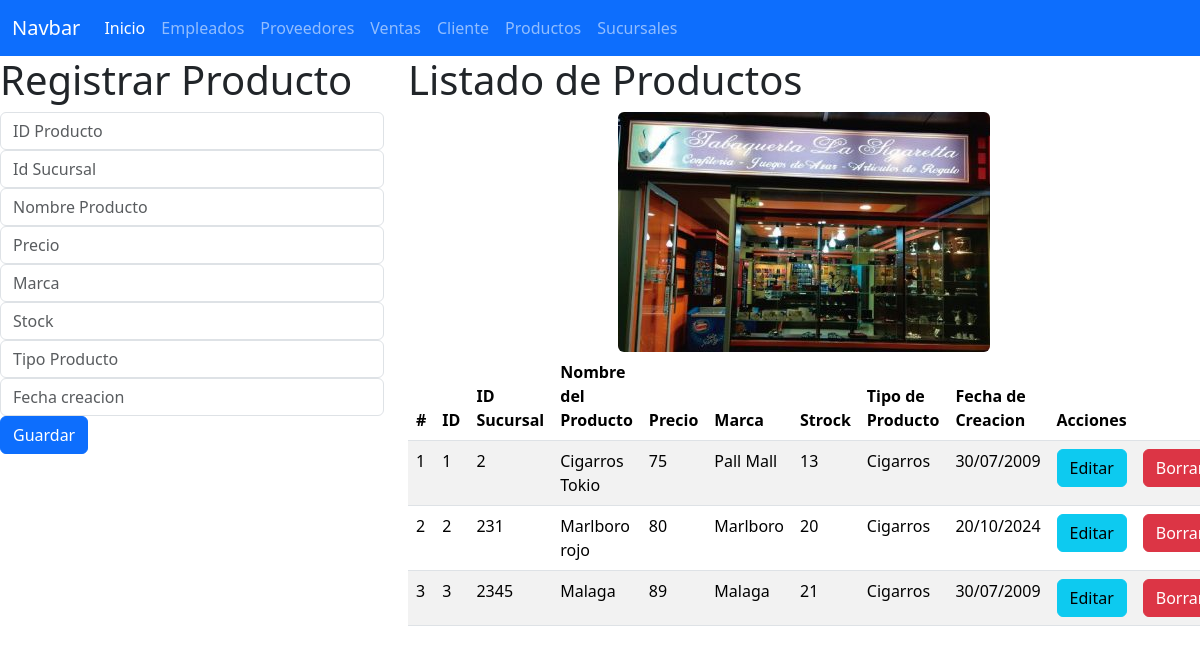
/inicio_vistaProducto, run on the app's committed database.
### Productos_app/models.py (models this page shows, shortened)
class Productos(models.Model):
    id_producto=models.CharField(primary_key=True,max_length=6)
    id_suculsal=models.CharField(max_length=100)
    nombre_producto=models.CharField(max_length=100)
    precio=models.IntegerField()
    marca=models.CharField(max_length=100)
    stock=models.CharField(max_length=100)
    Tipo_produc=models.CharField(max_length=100)
    Fecha_creacion=models.CharField(max_length=100)

### Productos_app/views.py (the view)
# urls.py: path("inicio_vistaProducto", views.inicio_vistaProducto, name="inicio_vistaProducto"),
def inicio_vistaProducto(request):
    losproductos = Productos.objects.all()
    return render(request, "gestionarProducto.html", {"misproductos": losproductos})

### Productos_app/templates/gestionarProducto.html (shortened to what this page needs)
{% extends "base.html" %}
{% load static %}
{% block cuerpo %}
<div class="row">
    <div class="col-md-4">
        <h1>Registrar Producto</h1>
        <form action="/registrarProducto/" method="POST">
            <div class="form-group">
                <input type="text" id="txtid_producto" name="txtid_producto" class="form-control" placeholder="ID Producto" maxlength="6" required>
            </div>
            <div class="form-group">
                <input type="text" id="txtsucursal" name="txtsucursal" class="form-control" placeholder="Id Sucursal" maxlength="100" required>
            </div>
            <div class="form-group">
                <input type="text" id="txtnom_pro" name="txtnom_pro" class="form-control" placeholder="Nombre Producto" required>
            </div>
            <div class="form-group">
                <input type="text" id="numprecio" name="numprecio" class="form-control" placeholder="Precio" required>
            </div>
            <div class="form-group">
                <input type="text" id="txtmarca" name="txtmarca" class="form-control" placeholder="Marca" maxlength="100" required>
            </div>
            <div class="form-group">
                <input type="text" id="txtstock" name="txtstock" class="form-control" placeholder="Stock" maxlength="100" required>
            </div>
            <div class="form-group">
                <input type="text" id="txttipo_pro" name="txttipo_pro" class="form-control" placeholder="Tipo Producto" required>
            </div>
            <div class="form-group">
                <input type="text" id="txtFecha" name="txtFecha" class="form-control" placeholder="Fecha creacion " maxlength="100" required>
            </div>
            <button type="submit" class="btn btn-primary">Guardar</button>
        </form>
    </div>
    <div class="col-md-8">
        <h1>Listado de Productos</h1>
        <img class="rounded mx-auto d-block" src="{% static "img/TABAQUERIA.jpg" %}" alt="" />
        <table class="table table-striped">
            <thead>
                <tr>
                    <th>#</th>
                    <th>ID</th>
                    <th>ID Sucursal</th>
                    <th>Nombre del Producto</th>
                    <th>Precio</th>
                    <th>Marca</th>
                    <th>Strock</th>
                    <th>Tipo de Producto</th>
                    <th>Fecha de Creacion</th>
                    <th colspan="2">Acciones</th>
                </tr>
            </thead>
            <tbody>
                {% for p in misproductos %}
                <tr>
                    <td>{{ forloop.counter }}</td>
                    <td>{{ p.id_producto }}</td>
                    <td>{{ p.id_suculsal }}</td>
                    <td>{{ p.nombre_producto }}</td>
                    <td>{{ p.precio }}</td>
                    <td>{{ p.marca }}</td>
                    <td>{{ p.stock }}</td>
                    <td>{{ p.Tipo_produc }}</td>
                    <td>{{ p.Fecha_creacion }}</td>
                    <td><a href="seleccionarProducto/{{ p.id_producto }}" class="btn btn-info">Editar</a></td>
                    <td><a href="borrarProducto/{{ p.id_producto }}" class="btn btn-danger">Borrar</a></td>
                </tr>
                {% endfor %}
            </tbody>
        </table>
    </div>
</div>
{% endblock %}

### templates/base.html (shortened to what this page needs)
{% load static %}
<!doctype html>
<html lang="en">
  <head>
    <link href="https://cdn.jsdelivr.net/npm/bootstrap@5.3.3/dist/css/bootstrap.min.css" rel="stylesheet">
  </head>
  <body>
    <nav class="navbar navbar-expand-lg bg-primary" data-bs-theme="dark">
        <div class="container-fluid">
          <a class="navbar-brand" href="#">Navbar</a>
          <div class="collapse navbar-collapse" id="navbarNav">
            <ul class="navbar-nav">
              <li class="nav-item">
                <a class="nav-link active" aria-current="page" href="/">Inicio</a>
              </li>
              <li class="nav-item">
                <a class="nav-link" href="{% url "inicio_vistaEmpleado" %}">Empleados</a>
              </li>
              <li class="nav-item">
                <a class="nav-link" href="{% url "inicio_vistaProvedor" %}">Proveedores</a>
              </li>
              <li class="nav-item">
                <a class="nav-link" href="{% url "inicio_vistaVenta" %}">Ventas</a>
              </li>
              <li class="nav-item">
                <a class="nav-link" href="{% url "inicio_vistaCliente" %}">Cliente</a>
              </li>
              <li class="nav-item">
                <a class="nav-link" href="{% url "inicio_vistaProducto" %}">Productos</a>
              </li>
              <li class="nav-item">
                <a class="nav-link" href="{% url "inicio_vistaSucursal" %}">Sucursales</a>
              </li>
            </ul>
          </div>
        </div>
      </nav>
    {% block cuerpo %}{% endblock %}
  </body>
</html>

### data on the page
Productos: id_producto "1", id_suculsal "2", nombre_producto "Cigarros Tokio", precio "75", marca "Pall Mall", stock "13", Tipo_produc "Cigarros", Fecha_creacion "30/07/2009"
Productos: id_producto "2", id_suculsal "231", nombre_producto "Marlboro rojo", precio "80", marca "Marlboro", stock "20", Tipo_produc "Cigarros", Fecha_creacion "20/10/2024"
Productos: id_producto "3", id_suculsal "2345", nombre_producto "Malaga", precio "89", marca "Malaga", stock "21", Tipo_produc "Cigarros", Fecha_creacion "30/07/2009"
